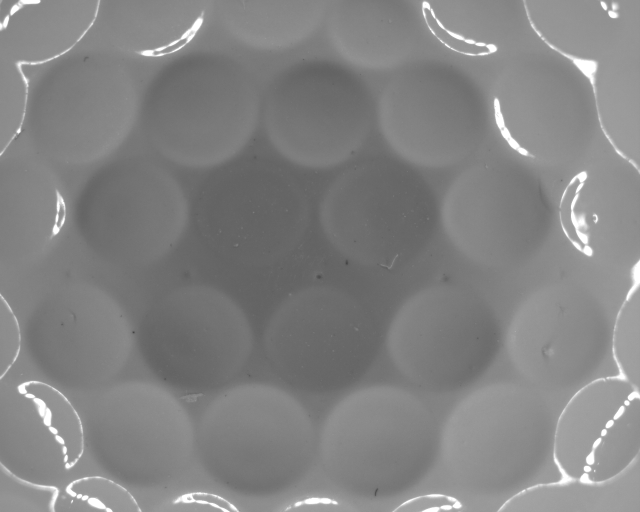
%> input picture 1.bmp, 1280 x 1024 px (shown at 1/2 size)
$ octave Test112.m   (GNU Octave 9; MATLAB toolbox functions it lacks are replaced by stand-ins)
%> lines starting %> are read from the running program, lines starting %| are printed output that depends on the picture
 close all;clear all;clc;
 % 96 : 5:100 1
 % 98 : 1
 % 99 : 2
% level=20;
% standard : 3641 4611 4804 6105 6296 7269
% 0 : 3642 4611 4803 6105 6296 7269
% 1 : 3646 4612 4804 6106 6297 7270

%材料顏色和膠帶顏色
m_index=0;
b_index=1;

%縱向起始檢測位址和結束位址
first=0;
last=1500;
length=last-first;

%橫向起始檢測位址和結束位址
width_first=200;
width_last=7092;

%影像寬度
im_width=7392;
im_half_width=im_width/2;

%讀入影像
x=imread('1.bmp');
%> x is the input picture: size 1024x1280 uint8; min 61, max 255, mean 131.3
% [6 lines of commented-out code are left out]
x = double(x);
%> x: size 1024x1280 double
x = 255 * (x/255).^ 0.8;
x=uint8(x);
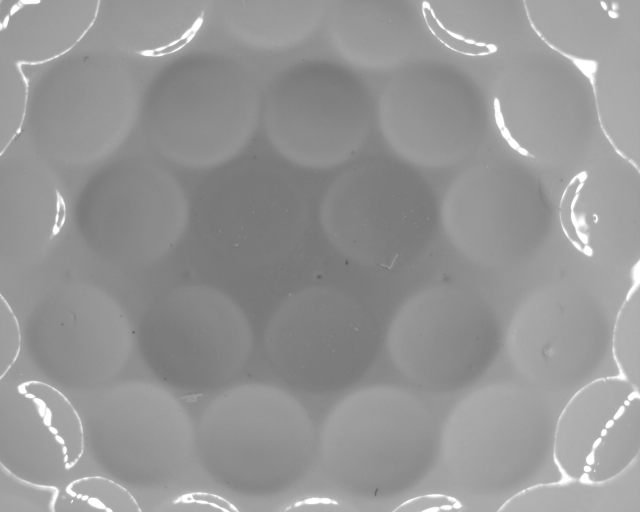
%> x: size 1024x1280 uint8 (shown at 1/2 size); min 81, max 255, mean 149.6
% [6 lines of commented-out code are left out]
p_filter1=x;

kernel_2=[-1 0 1;-1 0 1;-1 0 1];
kernel_3=[1 0 -1;1 0 -1;1 0 -1];
kernel_s=[-1 -1 -1;-1 8 -1;-1 -1 -1];
p_filter2=imfilter(p_filter1,kernel_2);
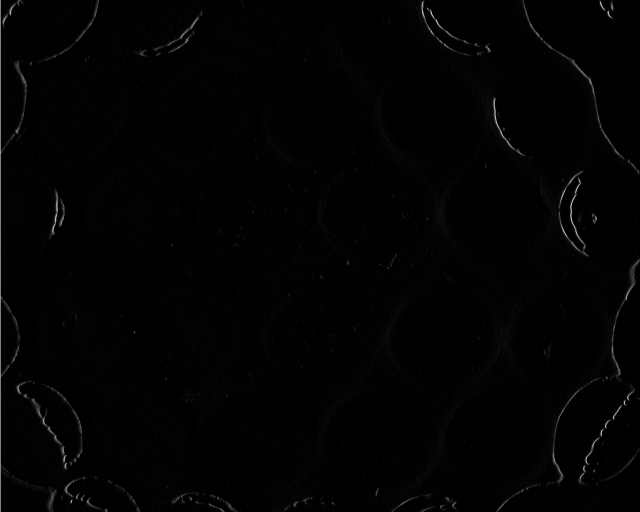
%> p_filter2: size 1024x1280 uint8 (shown at 1/2 size); min 0, max 255, mean 2.4
p_filter3=imfilter(p_filter1,kernel_3);
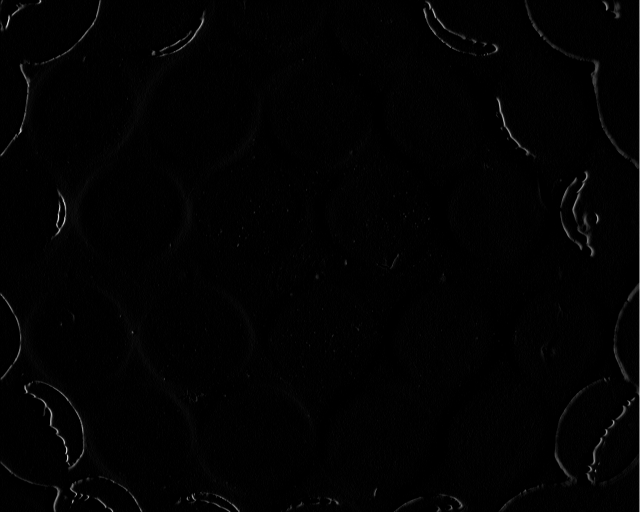
%> p_filter3: size 1024x1280 uint8 (shown at 1/2 size); min 0, max 255, mean 2.3
p_filter4=(p_filter2+p_filter3)/2;
p_filters=imfilter(p_filter1,kernel_s);
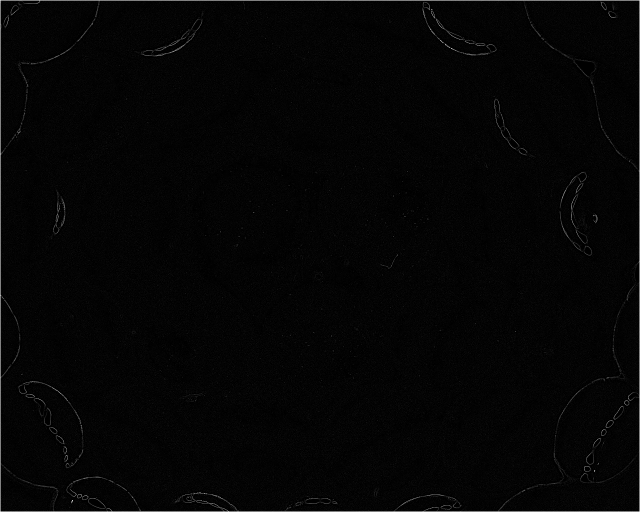
%> p_filters: size 1024x1280 uint8 (shown at 1/2 size); min 0, max 255, mean 4.7
pf4_sum=round((sum(p_filter4(:,:))/length));
%> pf4_sum = 1280 values, max 87 at index 1, min 1 at index 61, mean 1.71
pfs_sum=round((sum(p_filters(:,:))/length));
%> pfs_sum = 1280 values, max 174 at index 1, min 2 at index 60, mean 3.27
% pf4_sum=round((pf4_sum/max(pf4_sum))*255);
p_filter=uint8(round(p_filter2));
pf4_sum = uint8(pf4_sum);

%%
ImageROI=p_filter1(597:601,:);
ImageDiff1_L = imfilter(ImageROI,kernel_2);
ImageDiff1_R = imfilter(ImageROI,kernel_3);
ImageDiff1=(ImageDiff1_L+ImageDiff1_R)/2;

ImageDiff2_L=imfilter(ImageDiff1,kernel_2);
ImageDiff2_R=imfilter(ImageDiff1,kernel_2);
ImageDiff2=(ImageDiff2_L+ImageDiff2_R)/2;

ImageDiff1_sum=round((sum(ImageDiff1(:,:))/5));
%> ImageDiff1_sum = 1280 values, max 128 at index 1, min 0 at index 18, mean 2
ImageDiff2_sum=round((sum(ImageDiff2(:,:))/5));
%> ImageDiff2_sum = 1280 values, max 128 at index 1279, min 0 at index 2, mean 1.45

% ImageOtsu=im2bw(

figure('Name','Origin','NumberTitle','off');
imshow(x);
figure('Name','p_filter4_histogram','NumberTitle','off')
plot(pf4_sum);
axis tight;
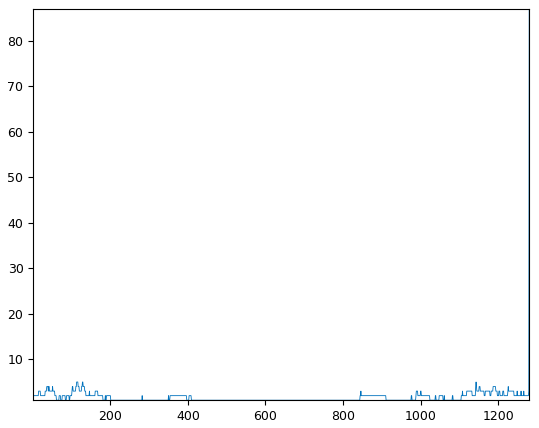
%> figure redrawn from the program's plot data; curve peaks at x = 1, y = 87

level4=graythresh(pf4_sum)
%> level4 = 0.178
figure('Name','p_filter4_histogram_ot','NumberTitle','off')
pf4_sum_th = im2bw(pf4_sum, level4);
%> pf4_sum_th = 1280 logical values, 2 true
% pf4_sum_th=  pf4_sum>=level4*255;
plot(pf4_sum_th);
axis tight;
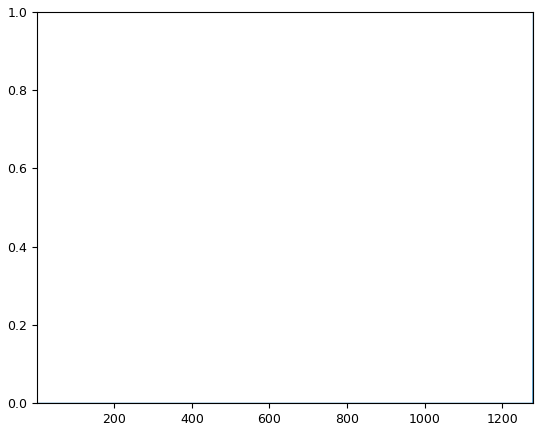
%> figure redrawn from the program's plot data; curve peaks at x = 1, y = 1


figure('Name','s','NumberTitle','off')
plot(ImageDiff2_sum);
axis tight;
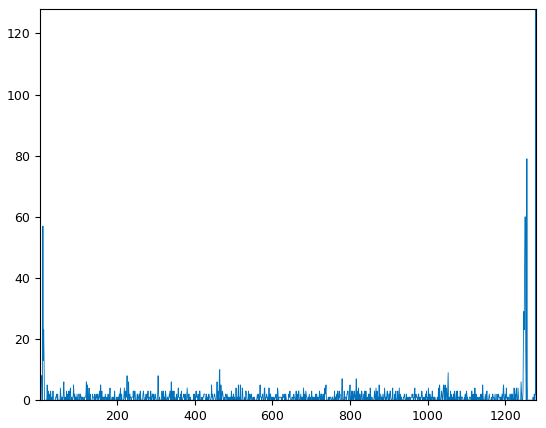
%> figure redrawn from the program's plot data; curve peaks at x = 1279, y = 128

$ run again, with 01.bmp copied over 1.bmp
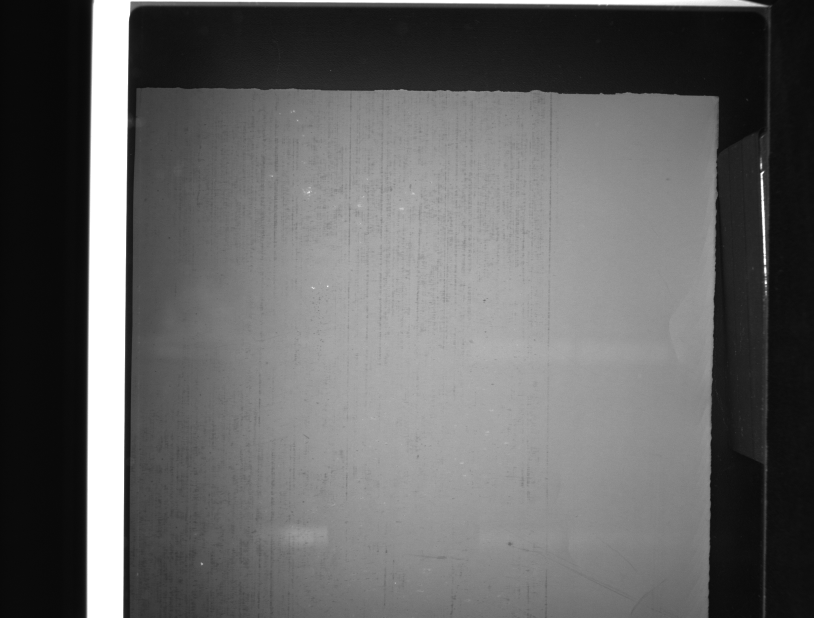
%> input picture 01.bmp, 1628 x 1236 px (shown at 1/2 size)
%> x is the input picture: size 1236x1628 uint8; min 6, max 255, mean 100.6
%> `p_filters=imfilter(p_filter1,kernel_s);`:
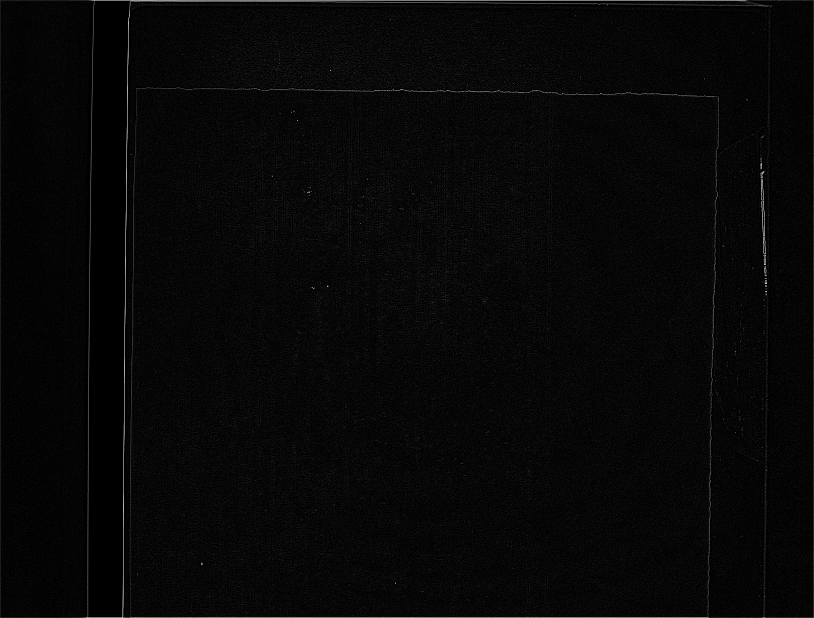
%> p_filters: size 1236x1628 uint8 (shown at 1/2 size); min 0, max 255, mean 7
%> pf4_sum = 1628 values, max 61 at index 176, min 0 at index 190, mean 3.12
%> pfs_sum = 1628 values, max 66 at index 1628, min 0 at index 191, mean 5.74
%> ImageDiff1_sum = 1628 values, max 128 at index 251, min 0 at index 18, mean 3.58
%> ImageDiff2_sum = 1628 values, max 128 at index 250, min 0 at index 2, mean 3.28
%> level4 = 0.051
%> pf4_sum_th = 1628 logical values, 55 true
%> `axis tight;`:
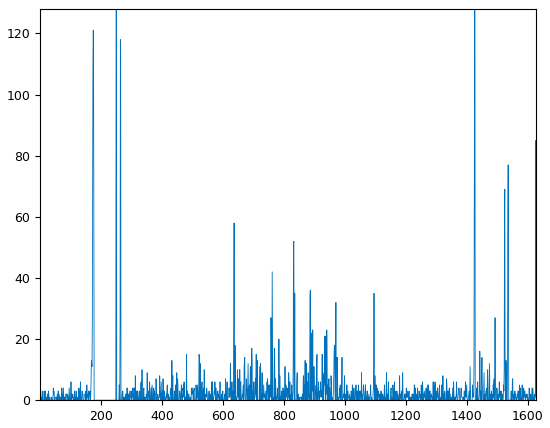
%> figure redrawn from the program's plot data; curve peaks at x = 250, y = 128
